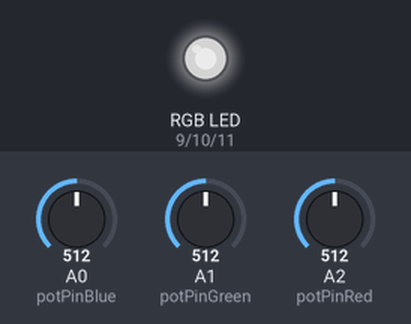
Recording of a sketch running on a simulated Arduino Uno, built with avr-gcc and run on an emulated ATmega328P. Parts: an RGB LED mixed from three pins (HIGH = lit). The test bench sets the inputs (shaded band); at power-on: A0 (potPinBlue) = 512, A1 (potPinGreen) = 512, A2 (potPinRed) = 512. Dim RGB values are drawn brighter than linear.

Above: at 1.2 s.
1.3 s: A0 (potPinBlue) set to 716
At 2.5 s:
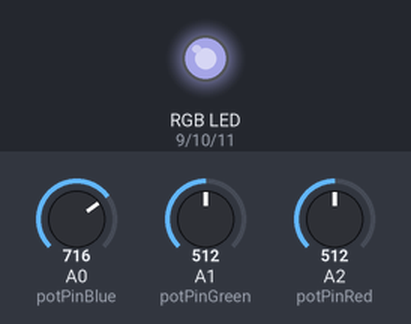
2.8 s: A1 (potPinGreen) set to 716
At 3.8 s:
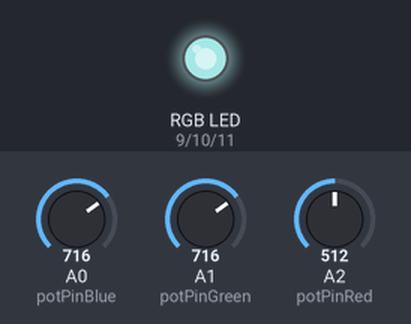
4.3 s: A2 (potPinRed) set to 716
At 5.0 s:
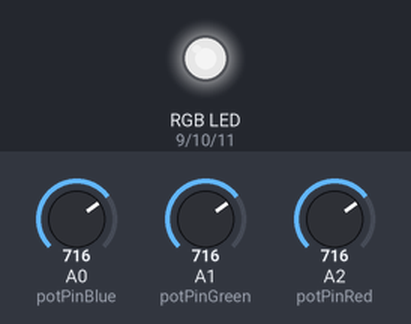
5.8 s: A0 (potPinBlue) set to 900
At 6.1 s:
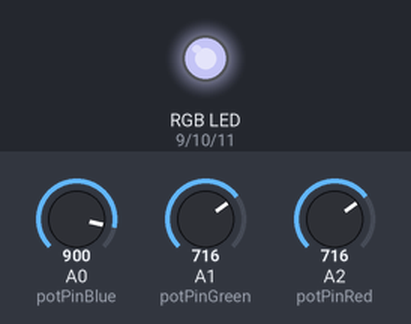
7.3 s: A1 (potPinGreen) set to 900
At 8.5 s:
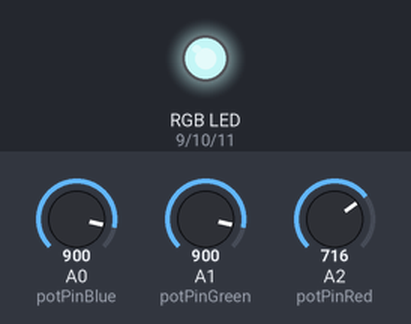
8.8 s: A2 (potPinRed) set to 900
At 9.6 s:
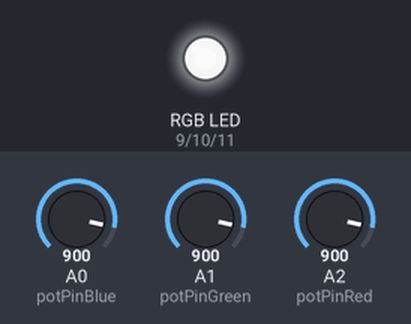
Timing chart, 0 to 11.3 s (numbered marks = the images above; inputs shaded):
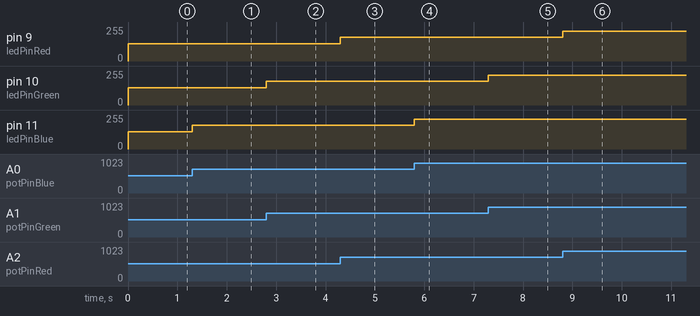

The sketch:

code.ino
```cpp
const int ledPinRed = 9;
const int ledPinGreen = 10;
const int ledPinBlue = 11;
const int potPinRed = A2;
const int potPinGreen = A1;
const int potPinBlue = A0;
const int divModulo = 4;
int potValueRed = 0;
int potValueGreen = 0;
int potValueBlue = 0;

void setup() {
  pinMode(ledPinGreen, OUTPUT);
  pinMode(ledPinBlue, OUTPUT);
  pinMode(potPinGreen, INPUT);
  pinMode(potPinBlue, INPUT);
}

void loop() {
  potValueRed = analogRead(potPinRed);
  potValueGreen = analogRead(potPinGreen);
  potValueBlue = analogRead(potPinBlue);

  analogWrite(ledPinRed, potValueRed / divModulo);
  analogWrite(ledPinGreen, potValueGreen / divModulo);
  analogWrite(ledPinBlue, potValueBlue / divModulo);
}
```

Measured:
- after the input at 1.3 s, pin 11 (ledPinBlue): 128/255 → 179/255 at once
- after the input at 2.8 s, pin 10 (ledPinGreen): 128/255 → 179/255 at once
- after the input at 4.3 s, pin 9 (ledPinRed): 128/255 → 179/255 at once
- after the input at 5.8 s, pin 11 (ledPinBlue): 179/255 → 225/255 at once
- after the input at 7.3 s, pin 10 (ledPinGreen): 179/255 → 225/255 at once
- after the input at 8.8 s, pin 9 (ledPinRed): 179/255 → 225/255 at once
